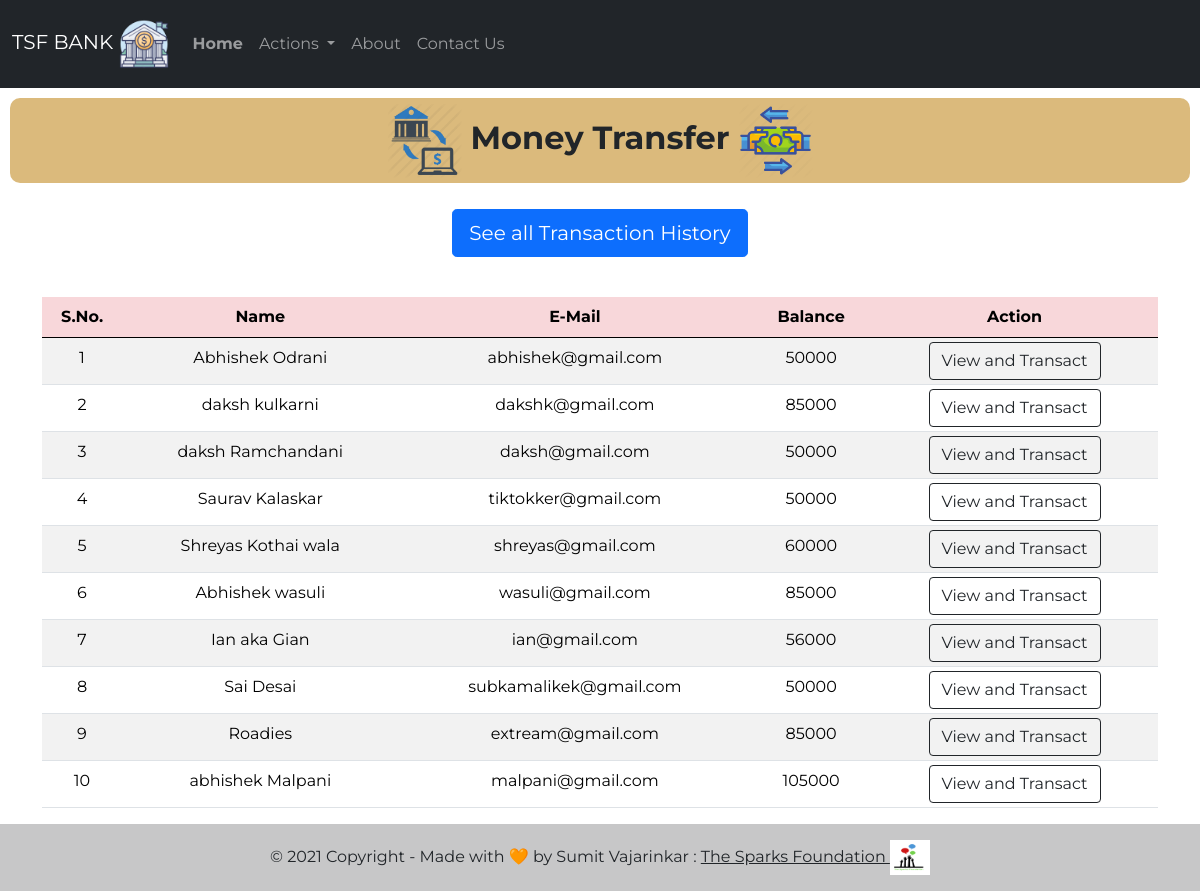
The app's page /php/money.php with its own data.
### tables this page shows
CREATE TABLE `users` (
  `id` int(3) NOT NULL,
  `name` text NOT NULL,
  `email` varchar(30) NOT NULL,
  `balance` int(8) NOT NULL
);

### php/money.php (the view, shortened to what this page needs)
<!doctype html>
<html lang="en">
<head>
    <link href="https://cdn.jsdelivr.net/npm/bootstrap@5.0.0-beta1/dist/css/bootstrap.min.css" rel="stylesheet">
    <link rel="stylesheet" href="css/style2.css">
<body>
    <?php
    include 'connect.php';
    $sql = "SELECT * FROM users";
    $result = mysqli_query($conn, $sql);
    ?>
    <nav class="navbar py-2 navbar-expand-lg navbar-dark bg-dark">
        <div class="container-fluid">
            <a class="navbar-brand" href="#">TSF BANK <img src="logo/logo.webp" alt="Bank" width="50" height="50"></a>
            <div class="collapse navbar-collapse" id="navbarSupportedContent">
                <ul class="navbar-nav me-auto mb-8 mb-lg-0">
                    <li class="nav-item py-3">
                        <a class="nav-link" aria-current="page" href="index.php"><strong>Home</strong></a>
                    </li>
                    <li class="nav-item dropdown py-3 active">
                        <a class="nav-link dropdown-toggle" href="#" id="navbarDropdown" role="button" data-bs-toggle="dropdown" aria-expanded="false">
                            Actions
                        </a>
                    </li>
                    <li class="nav-item py-3">
                        <a class="nav-link" href="https://www.thesparksfoundationsingapore.org/ " target="_blank">About</a>
                    </li>
                    <li class="nav-item py-3">
                        <a class="nav-link" href="contact.php">Contact Us</a>
                    </li>
                </ul>
            </div>
        </div>
    </nav>
    <class class="welcome">
        <h2>
            <img src="logo/m1.webp" alt="Bank" width="75" height="75" style="font-weight: bold;"> <strong>Money
                Transfer</strong> <img src="logo/m2.webp" alt="Bank" width="75" height="75">
        </h2>
    </class>
    <div class="d-grip gap-2 col-6 mx-auto text-center p-3 mb-2">
        <a href="history.php"><button type="button" class="btn btn-primary btn-lg mb-3">See all Transaction History</button></a>
    </div>
    <div class="container">
        <div class="row text-center">
            <div class="col text-center">
                <div class="table-responsive-sm">
                    <table class="table table-hover table-striped table-sm">
                        <thead style="color : black;" class="table-danger">
                            <tr>
                                <th scope="col" class="text-center py-2">S.No.</th>
                                <th scope="col" class="text-center py-2">Name</th>
                                <th scope="col" class="text-center py-2">E-Mail</th>
                                <th scope="col" class="text-center py-2">Balance</th>
                                <th scope="col" class="text-center py-2">Action</th>
                            </tr>
                        </thead>
                        <tbody>
                            <?php
                            while ($rows = mysqli_fetch_assoc($result)) {
                            ?>
                                <tr style="color : black;">
                                    <td class="text-center py-2">
                                        <?php echo $rows['id'] ?>
                                    </td>
                                    <td class="text-center py-2">
                                        <?php echo $rows['name'] ?>
                                    </td>
                                    <td class="text-center py-2">
                                        <?php echo $rows['email'] ?>
                                    </td>
                                    <td class="text-center py-2">
                                        <?php echo $rows['balance'] ?>
                                    </td>
                                    <td><a href="users.php?id= <?php echo $rows['id']; ?>"> <button class="btn btn-outline-dark btn">View and Transact</button></a></td>
                                </tr>
                            <?php
                            }
                            ?>
                        </tbody>
                    </table>
                </div>
            </div>
        </div>
    </div>
    <div class="foot">
        <footer class="bg-light text-center text-lg-start">
            <div class="text-center p-3" style="background-color: rgba(0, 0, 0, 0.2)">
                © 2021 Copyright - Made with 🧡 by Sumit Vajarinkar :
                <a class="text-dark" href="https://www.thesparksfoundationsingapore.org/" target="_blank"> The Sparks
                    Foundation <img src="logo/tsf.png" alt="" width="40" height="35"></a>
            </div>
        </footer>
    </div>
</body>
</html>

### css/style2.css (style rules this page uses)
* { font-family: 'Montserrat', sans-serif; }
.welcome h2 { margin: 10px; padding: 5px; text-align: center; background-color:rgba(216, 180, 112, 0.911) ; border-radius: 10px; }

### records on screen
users: id "1", name "Abhishek Odrani", email "abhishek@gmail.com", balance "50000"
users: id "2", name "daksh kulkarni", email "dakshk@gmail.com", balance "85000"
users: id "3", name "daksh Ramchandani", email "daksh@gmail.com", balance "50000"
users: id "4", name "Saurav Kalaskar", email "tiktokker@gmail.com", balance "50000"
users: id "5", name "Shreyas Kothai wala", email "shreyas@gmail.com", balance "60000"
users: id "6", name "Abhishek wasuli", email "wasuli@gmail.com", balance "85000"
users: id "7", name "Ian aka Gian", email "ian@gmail.com", balance "56000"
users: id "8", name "Sai Desai", email "subkamalikek@gmail.com", balance "50000"
users: id "9", name "Roadies", email "extream@gmail.com", balance "85000"
users: id "10", name "abhishek Malpani", email "malpani@gmail.com", balance "105000"
